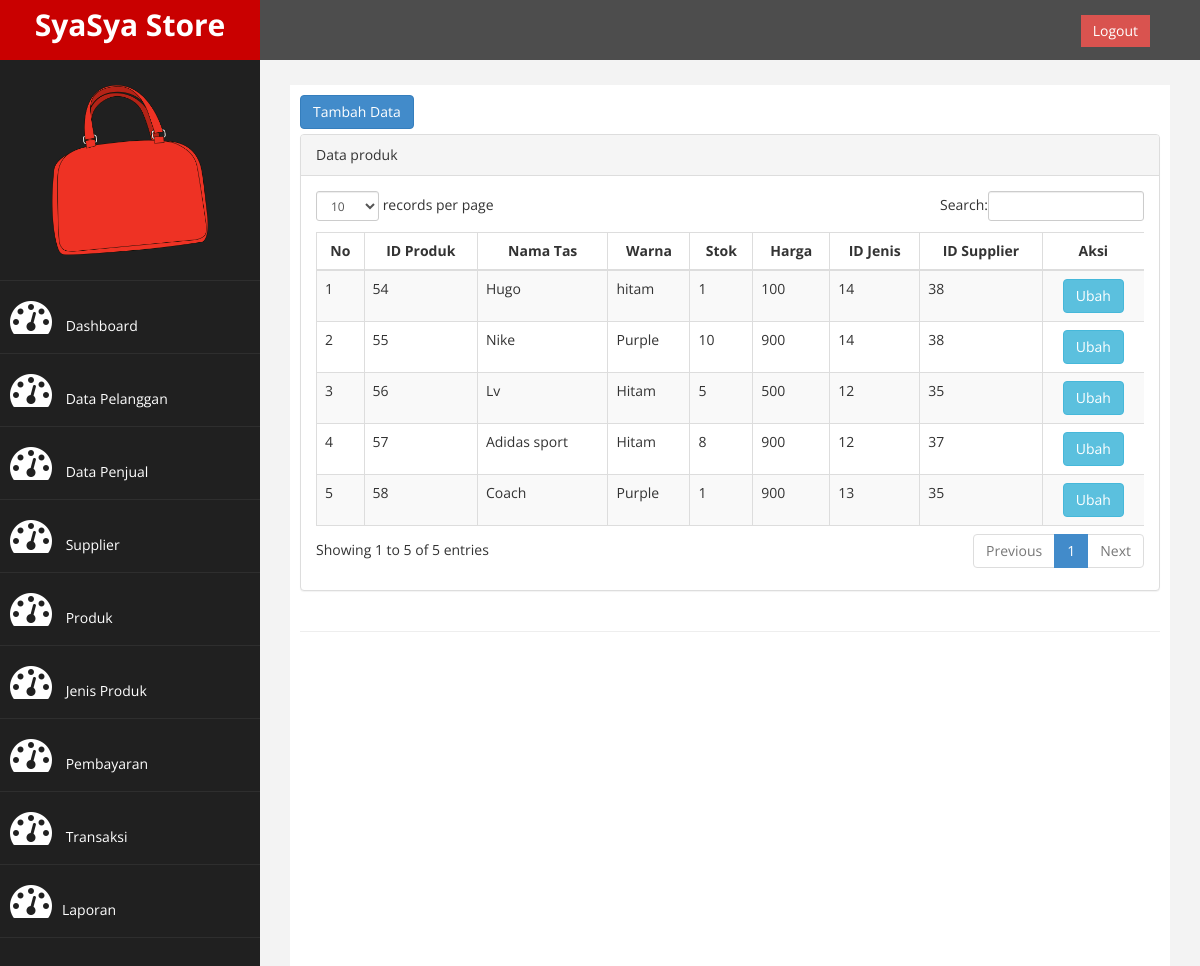
The page /?page=produk on the database its author committed.
### tables this page shows
CREATE TABLE `produk` (
  `id_produk` varchar(20) NOT NULL,
  `nama_tas` varchar(100) DEFAULT NULL,
  `warna` varchar(20) DEFAULT NULL,
  `stok` int(11) DEFAULT NULL,
  `harga` int(11) DEFAULT NULL,
  `id_jenis` varchar(20) DEFAULT NULL,
  `id_supplier` varchar(20) DEFAULT NULL
);

### page/produk/produk.php (the view)
<a href="?page=produk&aksi=tambah" class="btn btn-primary" style="margin-bottom: 5px;">Tambah Data</a>
 <div class="row">
                <div class="col-md-12">
                    <div class="panel panel-default">
                        <div class="panel-heading">
                             Data produk
                        </div>
                        <div class="panel-body">
                            <div class="table-responsive">
                                <table class="table table-striped table-bordered table-hover" id="dataTables-example">
                                    <thead>
                                        <tr>
                                            <th>No</th>
                                            <th>ID Produk</th>
                                            <th>Nama Tas</th>
                                            <th>Warna</th>
                                            <th>Stok</th>
                                            <th>Harga</th>
                                            <th>ID Jenis</th>
                                            <th>ID Supplier</th>
                                            <th class="text-center">Aksi</th>
                                        </tr>
                                    </thead>
                                    <tbody>
                                        <?php
                                            $no = 1;
                                            $sql =$koneksi->query("SELECT * FROM produk");
                                            while ($data = $sql-> fetch_assoc()) {
                                         ?>
                                        <tr>
                                            <td><?php echo $no++; ?></td>
                                            <td><?php echo $data['id_produk']; ?></td>
                                            <td><?php echo $data['nama_tas']; ?></td>
                                            <td><?php echo $data['warna']; ?></td>
                                            <td><?php echo $data['stok']; ?></td>
                                            <td><?php echo $data['harga']; ?></td>
                                            <td><?php echo $data['id_jenis']; ?></td>
                                            <td><?php echo $data['id_supplier']; ?></td>
                                            <td class="text-center">
                                                <a  href="?page=produk&aksi=ubah&id_produk=<?php echo $data['id_produk']; ?>" class="btn btn-info">Ubah</a>
                                            </td>
                                        </tr>
                                        <?php } ?>
                                    </tbody>
                                </table>
                            </div>
                        </div>
                    </div>
                </div>
            </div>

### assets/css/custom.css (style rules this page uses)
body { font-family: 'Open Sans', sans-serif; }
.text-center { text-align:center; }

### rows shown on the page
produk: id_produk "54", nama_tas "Hugo", warna "hitam", stok "1", harga "100", id_jenis "14", id_supplier "38"
produk: id_produk "55", nama_tas "Nike", warna "Purple", stok "10", harga "900", id_jenis "14", id_supplier "38"
produk: id_produk "56", nama_tas "Lv", warna "Hitam", stok "5", harga "500", id_jenis "12", id_supplier "35"
produk: id_produk "57", nama_tas "Adidas sport", warna "Hitam", stok "8", harga "900", id_jenis "12", id_supplier "37"
produk: id_produk "58", nama_tas "Coach", warna "Purple", stok "1", harga "900", id_jenis "13", id_supplier "35"
